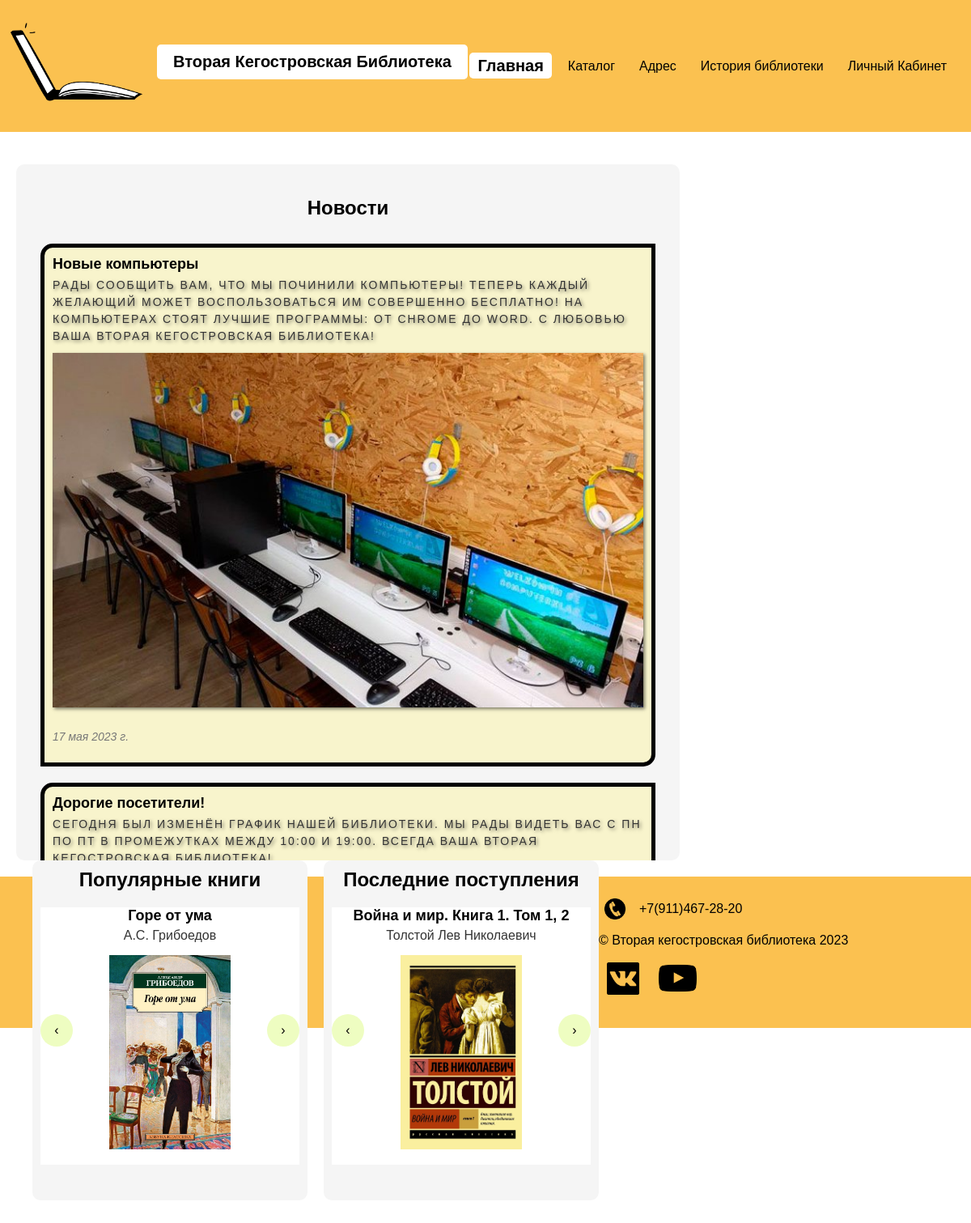
The page / on the database its author committed.
### library/models.py (models this page shows, shortened)
class News_paper(models.Model):
    News_DateOfPub = models.DateField(auto_now_add=True, null=True)
    News_Article = models.TextField()
    News_TitleOfArticle = models.CharField(max_length=40)
    News_ArticleAuthor = models.CharField(max_length=80)
    News_Photo = models.ImageField(upload_to='media/posts/', default='media/default_post .jpg')

class Book(models.Model):
    Book_Title = models.CharField(max_length=200)
    Book_Author = models.CharField(max_length=200)
    Book_Description = models.TextField(max_length=650)
    Book_YearOfPublishing = models.IntegerField()
    Book_ISBN = models.IntegerField()
    Book_UDK = models.CharField(max_length=200, null=True)
    Book_BBK = models.CharField(max_length=200, null=True)
    Book_Aviability = models.BooleanField(default=True)
    Book_Quanity = models.IntegerField(max_length=35, null=True)
    Book_Photo = models.ImageField(upload_to='media/books', default='media/book_default.jpg')
    Book_Genre = models.ForeignKey('Book_Category', on_delete=models.CASCADE, null=True)
    Book_DateOfAdd = models.DateField(auto_now_add=True, null = True)
    Book_Popular = models.BooleanField(null=True)
    class Meta:
        verbose_name = '�����'
        verbose_name_plural = '�����'
        ordering = ['Book_Genre', 'Book_Title']

### library/views.py (the view)
# urls.py: path('', views.index, name='home'),
def index(request):
    current_date = datetime.now().date()
    week_ago = current_date - timedelta(days=7)
    active_item = '�������'
    news_list = News_paper.objects.order_by('-News_DateOfPub')
    book = Book.objects.all()
    latest_books = []
    for obj in book:
        if obj.Book_DateOfAdd > week_ago:
            latest_books.append(obj)
    settings = {'menu': Nav_Tables,
               'title': '������ ������������� ����������',
               'news': news_list,
               'popular': '���������� �����',
               'latest': '��������� �����������',
               'news_name': '�������',
               'book': book,
               'latest_list': latest_books
               }
    for item in Nav_Tables:
        if item['title'].lower() == active_item.lower():
            item['active'] = True
        else:
            item['active'] = False
    return render(request, 'index.html', context=settings)

### library/templates/index.html
{% extends 'base.html' %}
{% load static %}
{% block content %}
<div class="container-index">
    <div class="news-column">
        <h2>{{ news_name }}</h2>
        {% for n in news %}
        <div class="news-item">
            <h3>{{ n.News_TitleOfArticle }}</h3>
            <a>{{ n.News_Article }}</a>
            <img src="{{ n.News_Photo.url }}" alt="{{ n.News_Article }}" />
            <p>{{ n.News_DateOfPub }}</p>
        </div>
        {% endfor %}
    </div>
    <div class="rectangle">
        <h2>{{ popular }}</h2>
        <div class="carousel" id="popular-carousel">
            {% for b in book %}
            {% if b.Book_Popular %}
            <div class="carousel-item{% if forloop.first %} active{% endif %}">
                <h3>{{ b.Book_Title }}</h3>
                <a>{{ b.Book_Author }}</a>
                <img src="{{ b.Book_Photo.url }}" alt="{{ b.Book_Title }}" />
            </div>
            {% endif %}
            {% endfor %}
        </div>
        <div class="carousel-button previous">&#8249;</div>
        <div class="carousel-button next">&#8250;</div>
    </div>
    <div class="rectangle">
        <h2>{{ latest }}</h2>
        <div class="carousel" id="latest-carousel">
            {% for book in latest_list %}
            <div class="carousel-item{% if forloop.first %} active{% endif %}">
                <h3>{{ book.Book_Title }}</h3>
                <a>{{ book.Book_Author }}</a>
                <img src="{{ book.Book_Photo.url }}" alt="{{ book.Book_Title }}" />
            </div>
            {% endfor %}
        </div>
        <div class="carousel-button previous">&#8249;</div>
        <div class="carousel-button next">&#8250;</div>
    </div>
</div>
{% endblock %}

### library/templates/base.html (shortened to what this page needs)
{% load static %}
<!DOCTYPE html>
<html>
<head>
    {% block head %}
    <link rel="stylesheet" href="{% static 'css/styles_base.css' %}" />
    <link rel="stylesheet" href="{% static 'css/styles_index.css' %}" />
    <link rel="stylesheet" href="{% static 'css/styles_catalog.css' %}" />
    <link rel="stylesheet" href="{% static 'css/styles_about.css' %}" />
    {% endblock %}
</head>
<body>
    {% block mainmenu %}
    <header>
        <div class="container">
            <div class="logo">
                <img src="{% static 'images/logo.png' %}" alt="Логотип" />
                <div class="logo-text">Вторая Кегостровская Библиотека</div>
            </div>
            <ul class="menu">
                {% for i in menu %}
                <li><a href="{% url i.url_name %}" {% if i.active %} class="actives" {% endif %}>{{ i.title }}</a></li>
                {% endfor %}
            </ul>
        </div>
    </header>
    {% endblock mainmenu %}
    <main>
        {% block content %}{% endblock %}
    </main>
    <footer>
        <div class="footer-content">
            <div class="contact-info">
                <img src="{% static 'images/phone.png' %}" alt="Телефон">
                <span>+7(911)467-28-20</span>
            </div>
            © Вторая кегостровская библиотека 2023
            <div class="social-links">
                <a href="https://vk.com/dobrolubovka" target="_blank"><img src="{% static 'images/vk.png' %}" alt="VK" width="40" height="40"></a>
                <a href="https://www.youtube.com/watch?v=dQw4w9WgXcQ" target="_blank"><img src="{% static 'images/youtube.png' %}" alt="YouTube" width="75" height="75"></a>
            </div>
        </div>
    </footer>
</body>
</html>

### library/static/css/styles_base.css (style rules this page uses)
body { font-family: Arial, sans-serif; margin: 0; padding: 0; background-image: url("/static/images/background.jpg"); background-repeat: no-repeat; background-size: cover; backdrop-filter: blur(5px); }
header { background-color: #fbc150; margin-bottom: 20px; padding: 10px; }
.container { display: flex; justify-content: space-between; align-items: center; flex-wrap: wrap; }
.logo { display: flex; align-items: center; margin-bottom: 10px; }
.logo img { width: 169px; height: auto; margin-right: 15px; }
.logo-text { background-color: #fff; color: #000f; padding: 10px 20px; font-size: 20px; font-weight: bold; border-radius: 5px; }
.menu { list-style: none; margin: 0; padding: 0; display: flex; align-items: center; }
.menu li { margin-right: 10px; }
.menu li a { color: #000000; text-decoration: none; padding: 5px 10px; border-radius: 5px; }
.menu li a.actives { background-color: #fff; font-weight: bold; font-size: 20px; }
footer { background-color: #fbc150; padding: 20px; text-align: center; }
.footer-content { display: flex; justify-content: space-between; align-items: center; flex-wrap: wrap; }
.contact-info { display: flex; align-items: center; margin-bottom: 10px; }
.contact-info img { width: 40px; height: 40px; margin-right: 10px; }
.social-links { display: flex; align-items: center; }
.social-links a { display: inline-block; margin-left: 10px; text-decoration: none; }

### library/static/css/styles_index.css (style rules this page uses)
.container-index { max-width: 1200px; margin: 0 auto; height: 850px; padding: 20px; padding-bottom: 30px; }
h2 { margin-top: 0; text-align: center; }
.news-column { float: left; width: 760px; height: 800px; overflow-y: scroll; background-color: #f5f5f5; padding: 30px; border-radius: 10px; }
.news-column h2 { padding: 10px; z-index: 999; text-align: center; background-color: #f5f5f5; }
.news-item { margin-bottom: 20px; padding: 10px; background-color: #fbf4a987; border-radius: 15px 0 15px 0; border: 5px solid #000000; }
.news-item h3 { font-size: 18px; margin-bottom: 5px; }
.news-item a { color: #333; text-decoration: none; margin-bottom: 20px; padding-bottom: 20px; font-size: 14px; text-align: center; text-transform: uppercase; letter-spacing: 2px; line-height: 1.5; text-shadow: 2px 2px 4px rgba(0, 0, 0, 0.5); }
.news-item img { max-width: 100%; height: auto; margin-bottom: 10px; margin-top: 10px; box-shadow: 2px 2px 4px rgba(0, 0, 0, 0.5); }
.news-item p { font-size: 14px; font-style:italic; color: #777; }
.news-item h3 { margin-top: 0; }
.rectangle { float: left; width: 320px; height: 400px; margin-left: 20px; margin-bottom: 20px; position: relative; background-color: #f5f5f5; padding: 10px; border-radius: 10px; }
.carousel-button { position: absolute; top: 50%; transform: translateY(-50%); width: 40px; height: 40px; background-color: #eefdc1; border-radius: 50%; text-align: center; line-height: 40px; cursor: pointer; }
.carousel-button.previous { left: 10px; }
.carousel-button.next { right: 10px; }
.carousel-item { display: none; background-color: white; text-align: center; }
.carousel-item h3 { font-size: 18px; margin-top: 10px; margin-bottom: 5px; }
.carousel-item a { color: #333; text-decoration: none; display: block; }
.carousel-item img { max-width: 100%; height: auto; margin: 15px auto; object-fit: cover; width: 150px; height: 240px; }
.carousel-item.active { display: block; }

### rows shown on the page
News_paper: News_TitleOfArticle "Новые компьютеры", News_Article "РАДЫ СООБЩИТЬ ВАМ, ЧТО МЫ ПОЧИНИЛИ КОМПЬЮТЕРЫ! ТЕПЕРЬ КАЖДЫЙ ЖЕЛАЮЩИЙ МОЖЕТ ВОСПОЛЬЗОВАТЬСЯ ИМ СОВЕРШЕННО БЕСПЛАТНО! НА КОМПЬЮТЕРАХ СТОЯТ ЛУЧШИЕ ПРОГРАММЫ: ОТ CHROME ДО WORD. С ЛЮБОВЬЮ ВАША ВТОРАЯ КЕГОСТРОВСКАЯ БИБЛИОТЕКА!", News_Photo (picture), News_DateOfPub "17 мая 2023 г."
News_paper: News_TitleOfArticle "Дорогие посетители!", News_Article "СЕГОДНЯ БЫЛ ИЗМЕНЁН ГРАФИК НАШЕЙ БИБЛИОТЕКИ. МЫ РАДЫ ВИДЕТЬ ВАС С ПН ПО ПТ В ПРОМЕЖУТКАХ МЕЖДУ 10:00 И 19:00. ВСЕГДА ВАША ВТОРАЯ…"
Book: Book_Title "Горе от ума", Book_Author "А.С. Грибоедов", Book_Photo (picture)
Book: Book_Title "Война и мир. Книга 1. Том 1, 2", Book_Author "Толстой Лев Николаевич", Book_Photo (picture)

### other values the page prints
{{ i.title }} "Главная" "Каталог" "Адрес" "История библиотеки" "Личный Кабинет"
{{ news_name }} "Новости"
{{ popular }} "Популярные книги"
{{ latest }} "Последние поступления"
